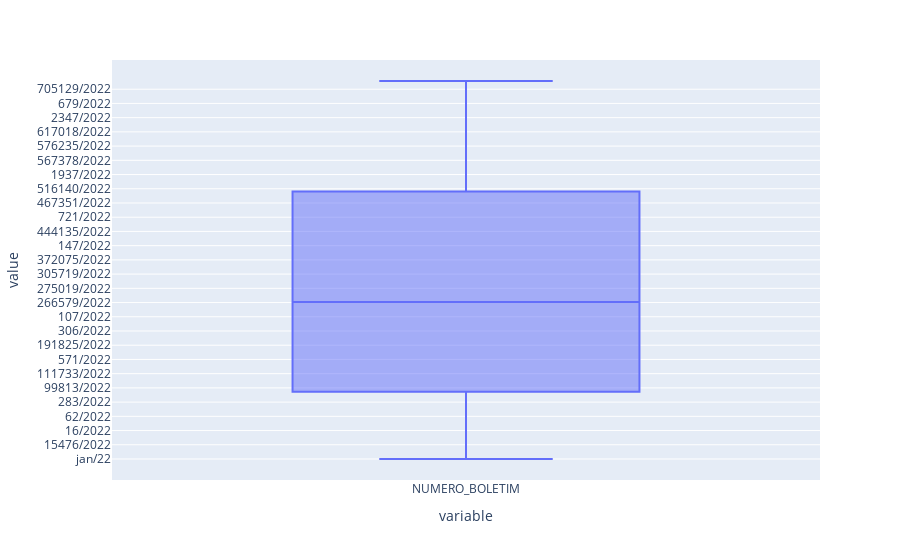

Notebook code cell kept with this figure:
### Code cell
#Não existem outliers na coluna NUMERO_BOLETIM
px.box(df.NUMERO_BOLETIM)

### Figure 1 — Plotly figure (JSON) as saved in the notebook; plotly's stock layout.template omitted (floating-point values rounded to 4 significant figures; data arrays with more than 128 entries replaced by an {"elided": "..."} marker saying what was removed)
{"data": [{"alignmentgroup": "True", "hovertemplate": "variable=%{x}<br>value=%{y}<extra></extra>", "legendgroup": "", "marker": {"color": "#636efa"}, "name": "", "notched": false, "offsetgroup": "", "orientation": "v", "showlegend": false, "type": "box", "x": {"elided": "1166 str values"}, "x0": " ", "xaxis": "x", "y": {"elided": "1166 str values"}, "y0": " ", "yaxis": "y"}], "layout": {"boxmode": "group", "legend": {"tracegroupgap": 0}, "margin": {"t": 60}, "xaxis": {"anchor": "y", "domain": [0, 1], "title": {"text": "variable"}}, "yaxis": {"anchor": "x", "domain": [0, 1], "title": {"text": "value"}}}}
